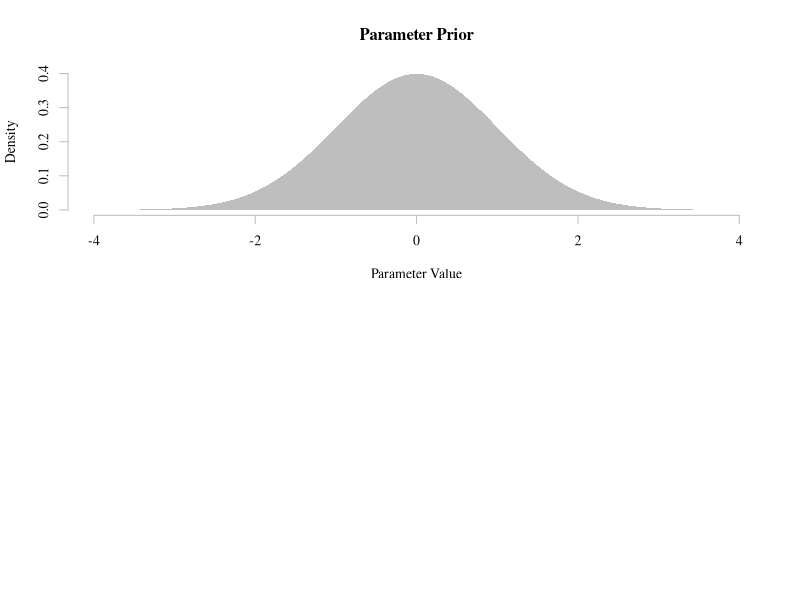

Write R code to recreate this figure. (Note: this script raises an error after producing the figure.)
par(family="serif",bg="white")
layout(matrix(c(1,1,2,3), 2, 2, byrow = TRUE))
##
#the prior
plot(NA,
   xlab="Parameter Value",
   ylab="Density",
   main="Parameter Prior",
   frame.plot=F,
   xaxt="n",
   yaxt="n",
   xlim=c(-4,4),
   ylim=c(0,0.4))
x1 <- seq(-4,4,0.01)
y1 <- dnorm(x=x1,mean=0,sd=1)
polygon(y=c(y1,rep(0,length(y1))),
   x=c(x1,rev(x1)),
   col="grey",
   border=F)
axis(1,col="grey")
axis(2,col="grey")

#the conflict data
conflicts_monument <- MayaConflict_1y$Conflict / MayaConflict_1y$Monuments_adj
conflicts_monument_finite <- conflicts_monument[which(is.finite(conflicts_monument))]
hist(conflicts_monument_finite,
   border="white",
   col="darkgrey",
   main="Conflict",
   xlab="Conflicts per monument",
   xaxt="n",
   yaxt="n")
axis(1,col="grey")
axis(2,col="grey")

#the climate covariate
SSTr <- MayaConflict_1y[,5]-mean(MayaConflict_1y[,5])
hist(SSTr,
   border="white",
   col="darkgrey",
   main="Temperature",
   xlab="Degree C\n(Mean Centered)",
   xaxt="n",
   yaxt="n")
axis(1,col="grey")
axis(2,col="grey")
